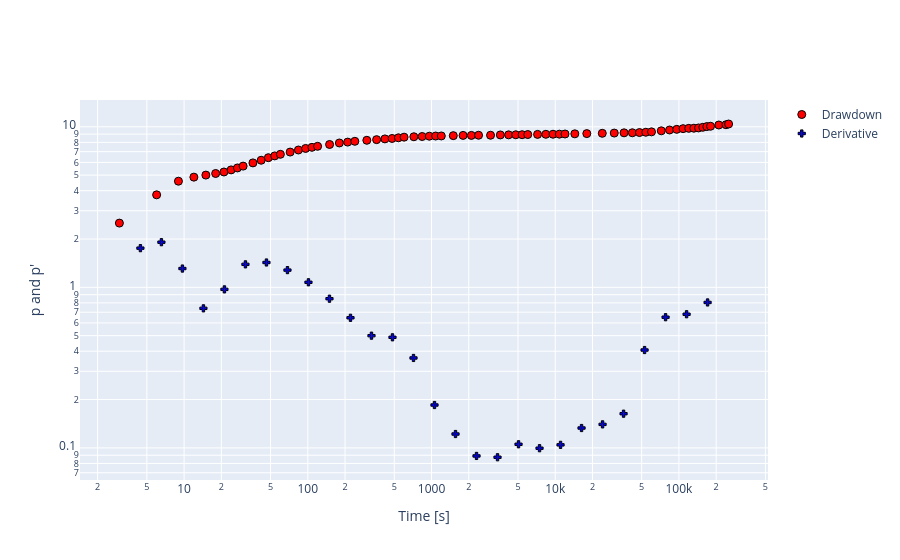

This figure's notebook cell:
### Code cell
warrenvisual = ht.preprocessing(df=data)
warrenvisual.diagnostic()
